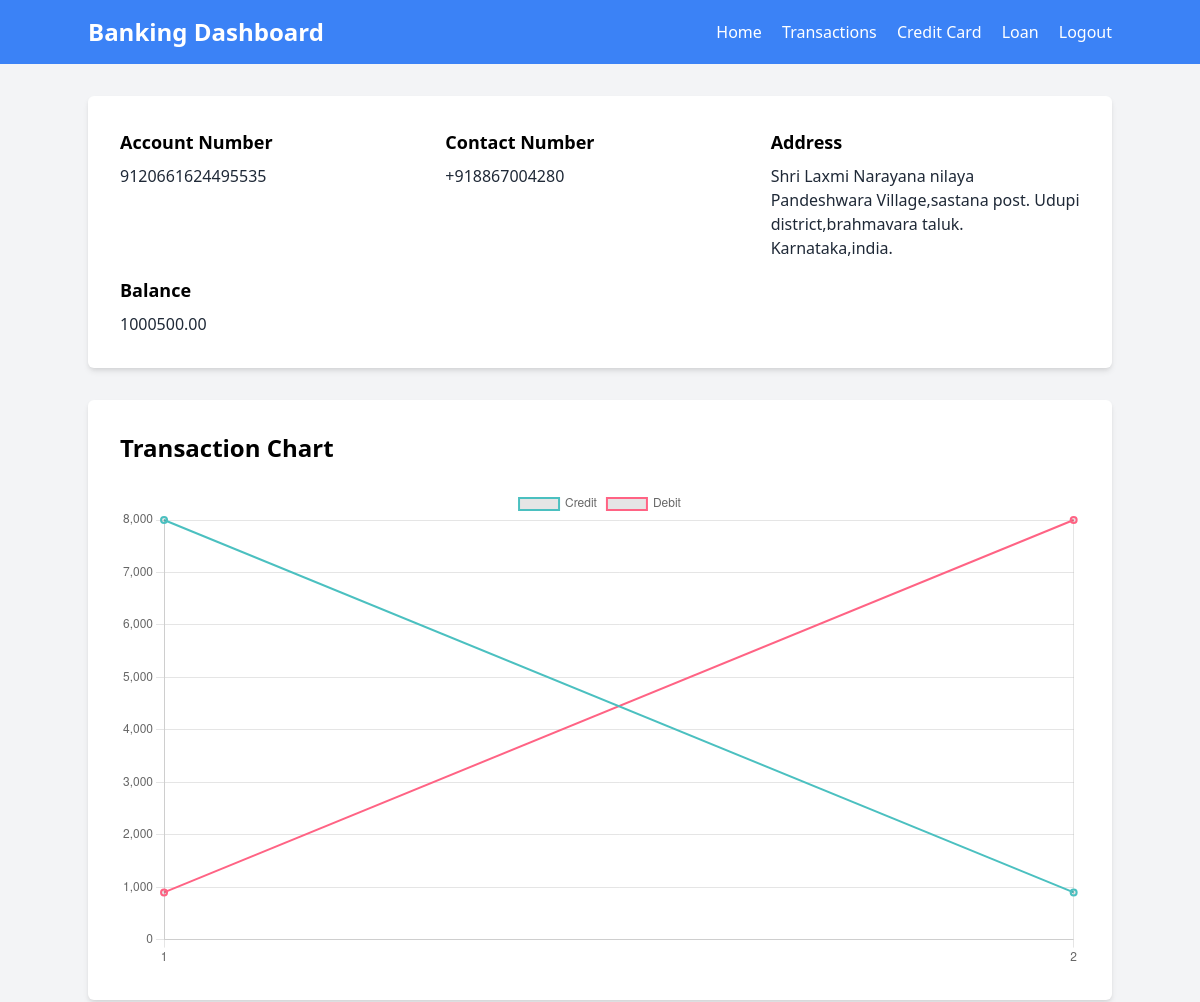
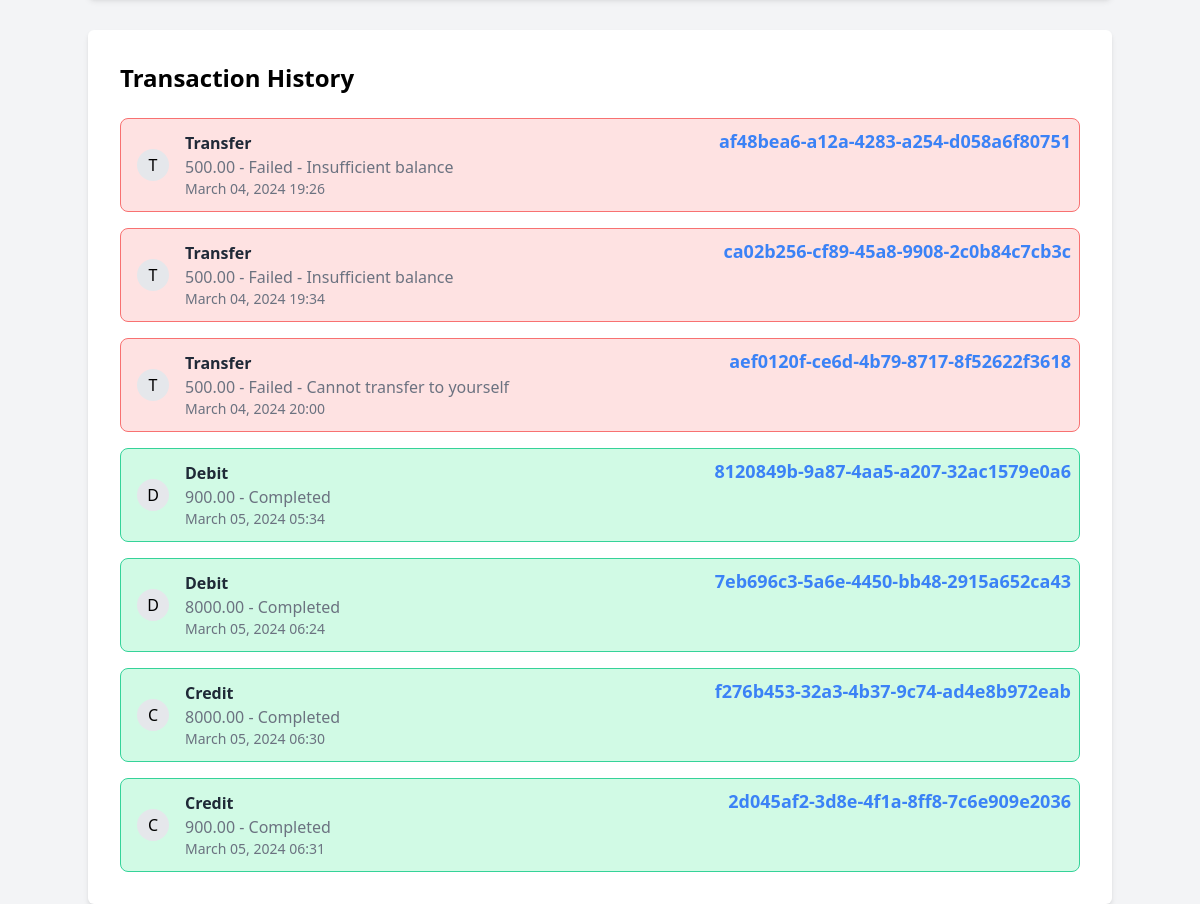
/dashboard/ (signed in), run on the app's committed database (2 pictures, top to bottom).
### newbank/models.py (models this page shows, shortened)
class UserProfile(models.Model):
    user = models.OneToOneField(User, on_delete=models.CASCADE, null=True, related_name='profile')
    contact_number = models.CharField(max_length=15, unique=True)
    address = models.TextField()
    date_of_birth = models.DateField(null=True)
    age = models.IntegerField(null=True, editable=False)
    salary = models.DecimalField(max_digits=10, decimal_places=2, null=True)
    occupation = models.CharField(max_length=100, null=True)
    father_name = models.CharField(max_length=100, null=True)
    accounts = models.ManyToManyField('Account', related_name='user_profiles')

class Account(models.Model):
    user = models.ForeignKey(User, on_delete=models.CASCADE, related_name='accounts')
    branch = models.ForeignKey(Branch, on_delete=models.CASCADE, to_field='ifsc_code', related_name='accounts')
    account_number = models.CharField(max_length=16, unique=True, primary_key=True, editable=False)
    balance = models.DecimalField(max_digits=10, decimal_places=2, default=0.0)
    created_at = models.DateTimeField(auto_now_add=True)

class Transaction(models.Model):
    TRANSACTION_TYPES = (
        ('Credit', 'Credit'),
        ('Debit', 'Debit'),
        ('Transfer', 'Transfer'),
    )
    account = models.ForeignKey(Account, on_delete=models.CASCADE, related_name='transactions')
    transaction_type = models.CharField(max_length=10, choices=TRANSACTION_TYPES)
    amount = models.DecimalField(max_digits=10, decimal_places=2, validators=[MinValueValidator(0.01)])
    timestamp = models.DateTimeField(auto_now_add=True)
    status = models.CharField(max_length=15, default='Processing', null=True)
    sender = models.ForeignKey(User, on_delete=models.CASCADE, related_name='sent_transactions', null=True, blank=True)
    recipient = models.ForeignKey(User, on_delete=models.CASCADE, related_name='received_transactions', null=True, blank=True)
    transaction_id = models.UUIDField(default=uuid.uuid4, editable=False, unique=True)

### newbank/views.py (the view)
# urls.py: path('dashboard/', DashboardView.as_view(), name='dashboard'),
class DashboardView(View):
    template_name = 'dashboard.html'
    def get(self, request, *args, **kwargs):
        user = request.user
        user_data=UserProfile.objects.get(user=user)
        account=Account.objects.get(user=user)
        balence=account.balance
        transactions = Transaction.objects.filter(account__user=request.user)
        credit_transactions = [float(transaction.amount) for transaction in transactions.filter(Q(transaction_type='Credit') | Q(transaction_type='Transfer'), status='Completed')]
        debit_transactions = [float(transaction.amount) for transaction in transactions.filter(transaction_type='Debit', status='Completed')]
        context = {
            'user_data': user_data,
            'balence':balence,
            'user_transaction':transactions,
            'credit_transactions': credit_transactions,
            'debit_transactions': debit_transactions,
        }
        return render(request, self.template_name, context)

### newbank/templates/dashboard.html (shortened to what this page needs)
<!DOCTYPE html>
<html lang="en">
<head>
    <link rel="stylesheet" href="https://cdn.jsdelivr.net/npm/tailwindcss@2.2.19/dist/tailwind.min.css">
</head>
<body class="bg-gray-100 font-sans">
    <nav class="bg-blue-500 p-4 text-white">
        <div class="container mx-auto flex justify-between items-center">
            <h1 class="text-2xl font-bold">Banking Dashboard</h1>
            <div class="space-x-4">
                <button class="hover:underline">Home</button>
                <button class="hover:underline"><a href="{% url 'make_transfer' %}" class="hover:underline">Transactions</a></button>
                <button class="hover:underline"><a href="{% url 'logout' %}" class="hover:underline">Credit Card</a></button>
                <button class="hover:underline"><a href="{% url 'logout' %}" class="hover:underline">Loan</a></button>
                <a href="{% url 'logout' %}" class="hover:underline">Logout</a>
            </div>
        </div>
    </nav>
    <div class="container mx-auto mt-8">
        <div class="bg-white p-8 shadow-md rounded-md mb-8">
            <div class="grid grid-cols-1 md:grid-cols-2 lg:grid-cols-3 gap-4">
                <div>
                    <h2 class="text-lg font-semibold mb-2">Account Number</h2>
                    <p class="text-gray-800">{{ user.username }}</p>
                </div>
                <div>
                    <h2 class="text-lg font-semibold mb-2">Contact Number</h2>
                    <p class="text-gray-800">{{ user_data.contact_number }}</p>
                </div>
                <div>
                    <h2 class="text-lg font-semibold mb-2">Address</h2>
                    <p class="text-gray-800">{{ user_data.address }}</p>
                </div>
                <div>
                    <h2 class="text-lg font-semibold mb-2">Balance</h2>
                    <p class="text-gray-800">{{ balence }}</p>
                </div>
            </div>
        </div>
        <div class="bg-white p-8 shadow-md rounded-md mb-8">
            <h2 class="text-2xl font-bold mb-6">Transaction Chart</h2>
            <canvas id="transactionChart" width="400" height="200"></canvas>
        </div>
<div class="bg-white p-8 shadow-md rounded-md">
    <h2 class="text-2xl font-bold mb-6">Transaction History</h2>
    <ul class="space-y-4">
        {% for transaction in user_transaction %}
            <li class="relative flex items-center justify-between px-4 py-3 rounded-lg border
                       {% if transaction.status == 'Completed' %}
                           border-green-400 bg-green-100
                       {% elif transaction.status == 'Processing' %}
                       bg-yellow-100 border-yellow-400
                       {% else %}
                           border-red-400 bg-red-100
                       {% endif %}">
                <div class="flex items-center space-x-4">
                    <div class="flex-shrink-0 w-8 h-8 bg-gray-200 rounded-full flex items-center justify-center">
                        {{ transaction.transaction_type|first }}
                    </div>
                    <div>
                        <p class="text-gray-800 font-semibold">{{ transaction.transaction_type }}</p>
                        <p class="text-gray-500">{{ transaction.amount }} - {{ transaction.status }}</p>
                        <p class="text-gray-500 text-sm">{{ transaction.timestamp|date:"F d, Y H:i" }}</p>
                    </div>
                </div>
                <div class="text-gray-500 absolute top-2 right-2">
                    <p class="text-lg font-bold text-blue-500">{{ transaction.transaction_id }}</p>
                </div>
            </li>
        {% endfor %}
    </ul>
</div>
    </div>
    </body>
<script>
    document.addEventListener('DOMContentLoaded', function () {
        var creditValues = {{ credit_transactions|safe }};
        var debitValues = {{ debit_transactions|safe }};
        // Check if data is available
        if (creditValues.length >0 || debitValues.length >0) {
            var maxLength = Math.max(creditValues.length, debitValues.length);
            creditValues.length = maxLength;
            debitValues.length = maxLength;
    console.log(creditValues);
    console.log(debitValues);
            // Use credit_transactions and debit_transactions as needed
            var ctx = document.getElementById('transactionChart').getContext('2d');
            var chart = new Chart(ctx, {
                type: 'line',
                data: {
                    labels: Array.from({ length: maxLength }, (_, i) => i + 1),
                    datasets: [
                        {
                            label: 'Credit',
                            data: creditValues,
                            borderColor: 'rgba(75, 192, 192, 1)',
                            borderWidth: 2,
                            fill: false
                        },
                        {
                            label: 'Debit',
                            data: debitValues,
                            borderColor: 'rgba(255, 99, 132, 1)',
                            borderWidth: 2,
                            fill: false
                        }
                    ]
                },
                options: {
                    scales: {
                        y: {
                            beginAtZero: true
                        }
                    }
                }
            });
        } else {
            console.error('Credit or debit data not available.');
        }
    });
</script>
</html>

### data on the page
UserProfile: contact_number "+918867004280", address "Shri Laxmi Narayana nilaya Pandeshwara Village,sastana post. Udupi district,brahmavara taluk. Karnataka,india."
Account: balance "1000500.00"

### other printed values
{{ user.username }} "9120661624495535"
chart data {{ credit_transactions|safe }} [8000.0, 900.0]
chart data {{ debit_transactions|safe }} [900.0, 8000.0]
